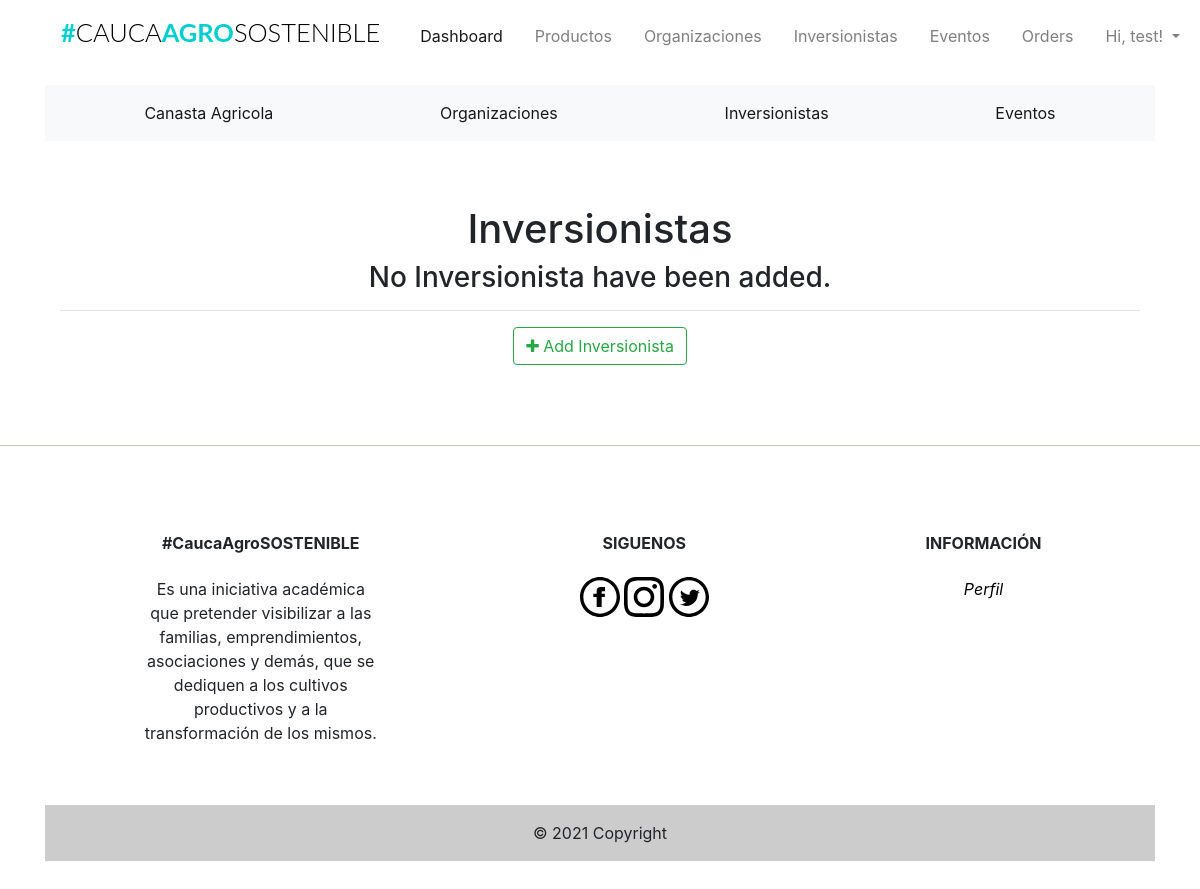
The page /admin/inversionistas (signed in) on the database as committed earlier.
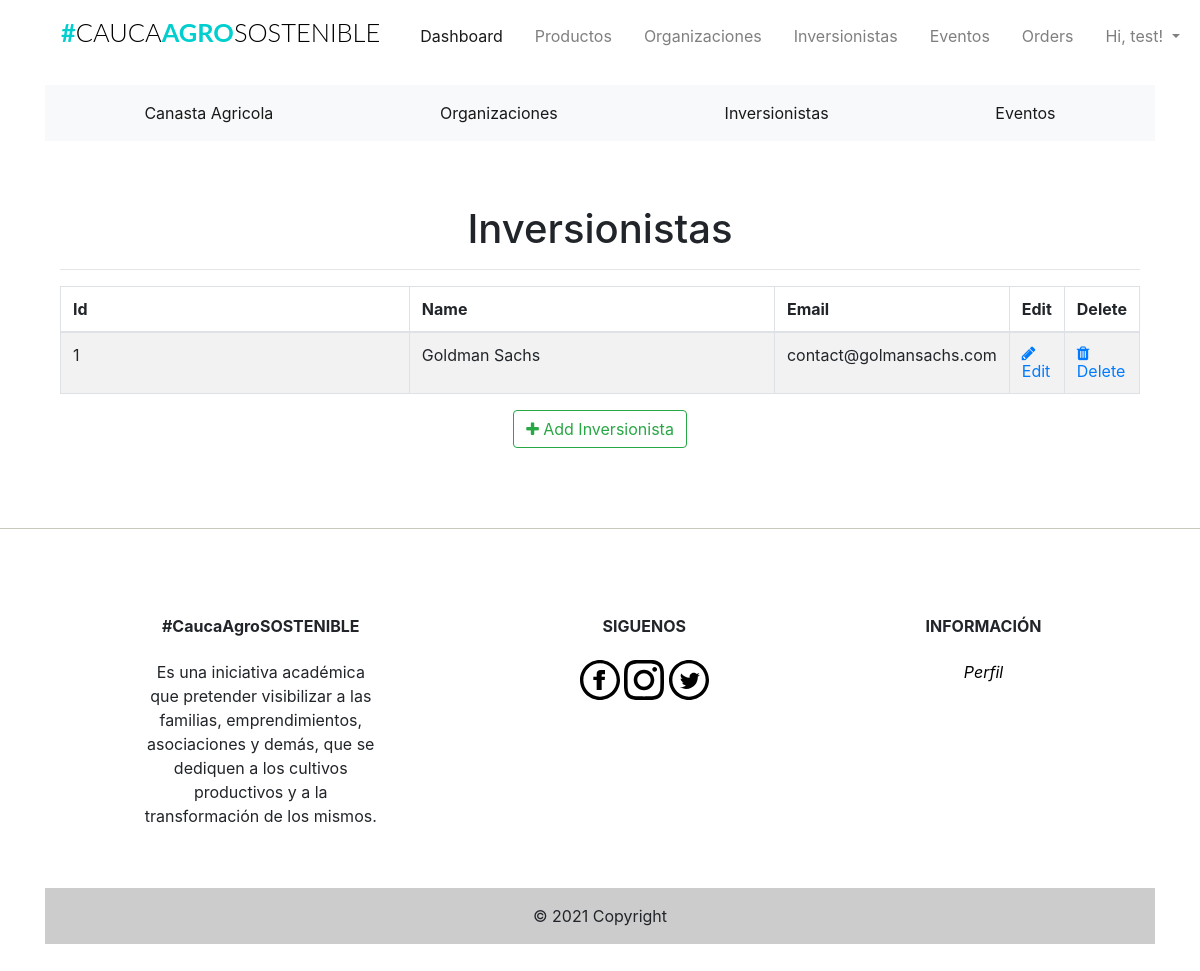
The same page on the database as committed later.
### app/models.py (models this page shows, shortened)
class Inversionistas(db.Model):
    __tablename__ = 'inversionistas'
    id = db.Column(db.Integer, primary_key=True)
    inversionista_name = db.Column(db.String(20), index=True)
    inversionista_image = db.Column(db.String(120))
    inversionista_desc = db.Column(db.String(120))
    inversionista_email = db.Column(db.String(120))

### app/admin/routes.py (the view)
@admin.route('/inversionistas', methods=['GET', 'POST'])
@login_required
def list_inversionistas():
    check_admin()
    inversionistas = Inversionistas.query.all()
    return render_template('admin/inversionistas/inversionistas.html', title="Inversionistas", inversionistas=inversionistas)

### app/admin/routes.py (called while the page is built)
def check_admin():
    if not current_user.is_admin:
        abort(403)

### app/models.py (called while the page is built)
@login_manager.user_loader
def load_user(id):
    return Users.query.get(int(id))

### app/templates/admin/inversionistas/inversionistas.html (shortened to what this page needs)
{% extends "base.html" %}
{% block head %}
<head>
    <link href="//maxcdn.bootstrapcdn.com/font-awesome/4.1.0/css/font-awesome.min.css" rel="stylesheet">
</head>
{%endblock head%}
{% block body %}
<div class="container">
  <div class="outer">
    <div class="middle">
      <div class="inner">
        <br/>
        <br/>
        <h1 style="text-align:center;">Inversionistas</h1>
        {% if inversionistas %}
          <hr class="intro-divider">
            <table class="table table-striped table-bordered">
              <thead>
                <tr>
                  <th width="45%"> Id </th>
                  <th width="45%"> Name </th>
                  <th width="15%"> Email</th>
                  <th width="15%"> Edit </th>
                  <th width="15%"> Delete </th>
                </tr>
              </thead>
              <tbody>
              {% for inversionista in inversionistas %}
                <tr>
                  <td> {{ inversionista.id}} </td>
                  <td> {{ inversionista.inversionista_name }} </td>
                  <td> {{ inversionista.inversionista_email }} </td>
                  <td>
                    <a href="{{ url_for('admin.edit_inversionista', id=inversionista.id) }}">
                      <i class="fa fa-pencil"></i> Edit
                    </a>
                  </td>
                  <td>
                    <a href="{{ url_for('admin.delete_inversionista', id=inversionista.id) }}">
                      <i class="fa fa-trash"></i> Delete
                    </a>
                  </td>
                </tr>
              {% endfor %}
              </tbody>
            </table>
          <div style="text-align: center">
        {% else %}
          <div style="text-align: center">
            <h3> No Inversionista have been added. </h3>
            <hr class="intro-divider">
        {% endif %}
          <a href="{{ url_for('admin.add_inversionista') }}" class="btn btn-outline-success">
            <i class="fa fa-plus"></i>
            Add Inversionista
          </a>
        </div>
      </div>
    </div>
  </div>
</div>
{% endblock %}

Rows that differ between the two databases and show on the page:
added Inversionistas: id "1", inversionista_name "Goldman Sachs", inversionista_email "contact@golmansachs.com"
Other text that changed with them:
text no longer shown: "No Inversionista have been added."
text now shown: "Id Name Email Edit Delete"
